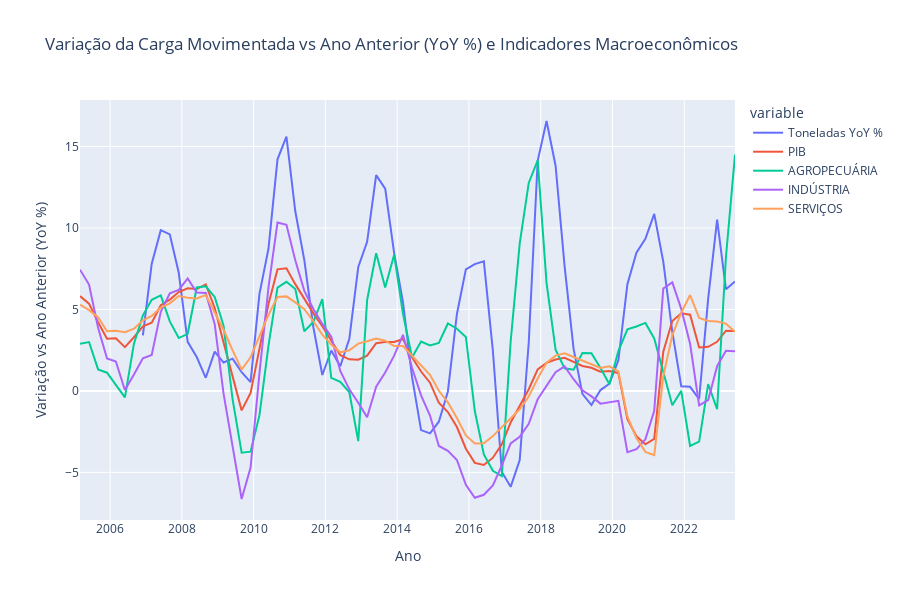
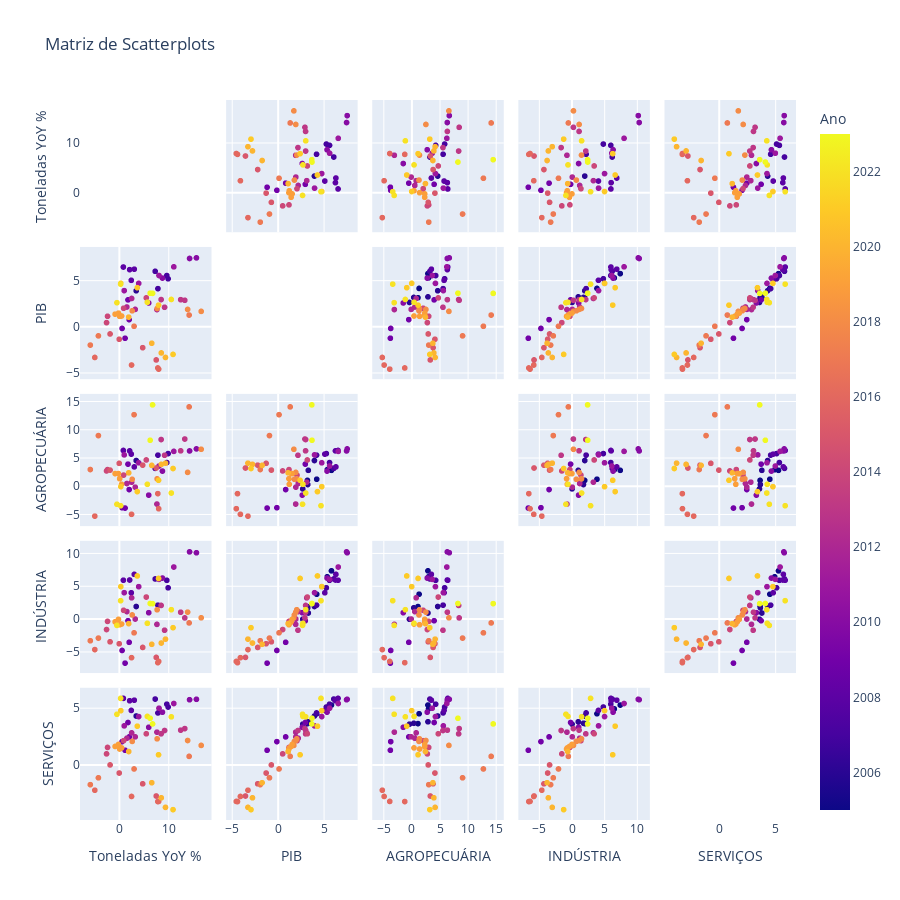

The code cell stored with these charts, in order, in its notebook:
### Code cell
# Visão do ano fechado
fig = px.line(grpMovTri, x='Data', y=['Toneladas YoY %', 'PIB', 'AGROPECUÁRIA', 'INDÚSTRIA', 'SERVIÇOS'], 
             title='Variação da Carga Movimentada vs Ano Anterior (YoY %) e Indicadores Macroeconômicos')
fig.update_layout(
    xaxis_title='Ano',
    yaxis_title='Variação vs Ano Anterior (YoY %)',
    width=900,
    height=600)
fig.show()

# Matriz de correlação
matriz_corr = grpMovTri[['Toneladas YoY %', 'PIB', 'AGROPECUÁRIA', 'INDÚSTRIA', 'SERVIÇOS']].corr()
display(matriz_corr)

# Plotando a matriz de correlação
plt.figure(figsize=(10, 10))
sns.heatmap(matriz_corr, annot=True, fmt=".2f", cmap="coolwarm", cbar=True)
plt.title('Matriz de Correlação', fontsize=12)
plt.show()

fig = px.scatter_matrix(grpMovTri, dimensions=grpMovTri[['Toneladas YoY %', 'PIB', 'AGROPECUÁRIA', 'INDÚSTRIA', 'SERVIÇOS']],
                        color=grpMovTri['Data'].dt.year,# hover_name='Toneladas'
                        title="Matriz de Scatterplots")
fig.update_traces(diagonal_visible=False)  # Ocultar os gráficos na diagonal, se desejado
fig.update_layout(
    coloraxis_colorbar=dict(title="Ano"),
    height=900, width=900)   # Ajustar o tamanho do layout
fig.show()
